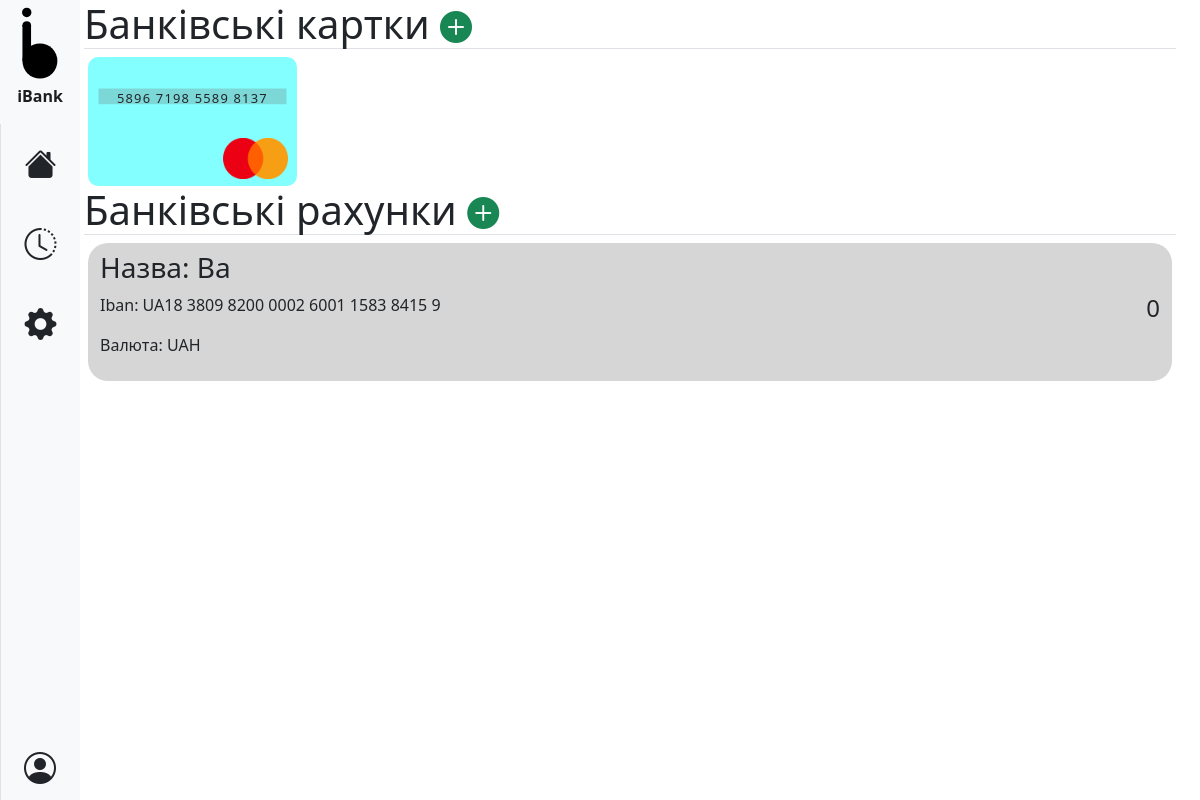
The app's page / (signed in), older data.
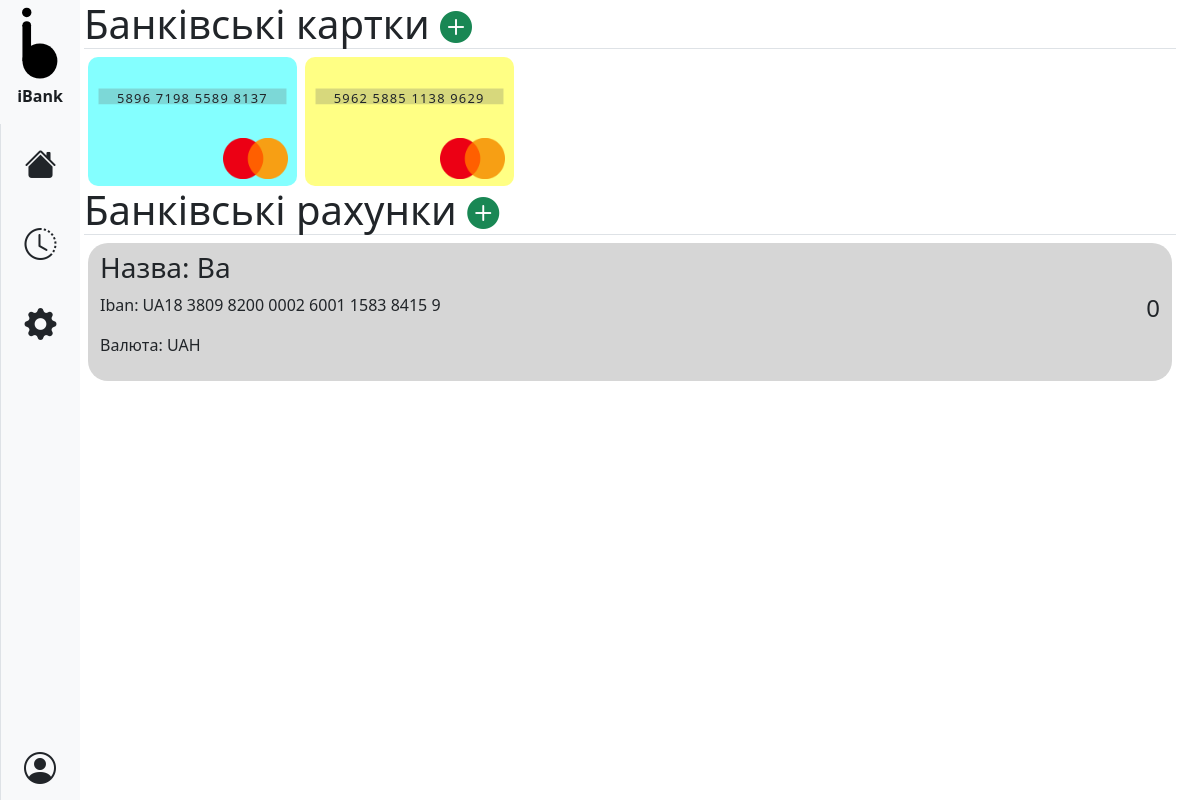
The same page, newer data.
### bank/models.py (models this page shows, shortened)
class Card(models.Model):
    title = models.CharField(_('назва картки'), max_length=100, default='Картка')
    bank_account = models.BigIntegerField(_('банківський рахунок'), null=True)
    card_number = models.CharField(_('номер картки'), max_length=19, unique=True)
    expiry_date = models.CharField(_('термін дії'), max_length=5)
    payment_system = models.CharField(_('платіжна система'), choices=[('visa', 'Visa'), ('mastercard', 'Mastercard')],
                                      max_length=10)
    cvv = models.CharField(max_length=3)
    cardholder_name = models.CharField(_("ім'я власника картки"), max_length=30)
    cardholder_surname = models.CharField(_('прізвище власника картки'), max_length=30)
    cardholder_email = models.EmailField(_('електронна адреса власника картки'), null=True)
    color = models.CharField(_('колір картки'), choices=[('blue', 'Cиній'), ('cyan', 'Бірюзовий'), ('green', 'Зелений'),
                             ('grey', 'Сірий'), ('magenta', 'Пурпурний'), ('orange', 'Оранжевий'),
                             ('purple', 'Фіолетовий'), ('red', 'Червоний'), ('yellow', 'Жовтий')], max_length=9,
                             default='blue')
    def beautiful_number(self):
        num = self.card_number
        return num[0:4] + ' ' + num[4:8] + ' ' + num[8:12] + ' ' + num[12:16]
    class Meta:
        verbose_name = _('картка')
        verbose_name_plural = _('картки')

### bank/views.py (the view)
# urls.py: path('', views.home, name='home'),
@login_required(redirect_field_name=None)
def home(request):
    user = request.user
    raw_cards = Card.objects.all().filter(cardholder_email=user.email)
    raw_bas = BankAccount.objects.all().filter(email=user.email)
    cards = []
    for card in raw_cards:
        cards.append({'title': card.title, 'number': card.beautiful_number(), 'color': card.color,
                      'payment_system': card.payment_system, 'id': card.id})
    bas = []
    for ba in raw_bas:
        bas.append({'title': ba.title, 'currency': ba.currency, 'iban': ba.beautiful_iban(), 'id': ba.id, 'balance': ba.balance})
    try:
        error = request.session['error']
        del request.session['error']
    except KeyError:
        error = None
    try:
        success = request.session['success']
        del request.session['success']
    except KeyError:
        success = None
    return render(request, 'cards.html', {'cards': cards, 'bank_accounts': bas, 'error': error, 'success': success})

### bank/models.py (called while the page is built)
    def beautiful_iban(self):
        iban = self.iban
        return iban[0:4] + ' ' + iban[4:8] + ' ' + iban[8:12] + ' ' + iban[12:16] + ' ' + iban[16:20] + ' ' \
                         + iban[20:24] + ' ' + iban[24:28] + ' ' + iban[28]

### bank/templates/cards.html (shortened to what this page needs)
{% extends 'base.html'%}
{% block page %}
    {% load static %}
    <h1 class="border-bottom w-100">Банківські картки <a href="cards/create"><i class="bi bi-plus-circle-fill text-success text-end"></i></a></h1>
    {% if cards %}
        <div class="row row-cols-1 row-cols-sm-2 row-cols-md-3 row-cols-lg-4 row-cols-xl-5 row-cols-xxl-6 g-3 text-center w-100 ps-2">
        {% for card in cards %}
            <div class="card col px-1">
                <img class="card-color" src="{% static 'images/cards/color/'|add:card.color|add:'.svg' %}">
                <img class="card-payment-system" src="{% static 'images/cards/payment_system/'|add:card.payment_system|add:'.png' %}">
                <p class="card-num"> {{ card.number }}</p>
            </div>
        {% endfor %}
        </div>
    {% else %}
        <div class="w-100 text-start">
            <p class="no-cards text-muted">Схоже, що у вас немає банківських карт<img class="no-cards-img" src="{% static 'images/smiley.png' %}"></p>
        </div>
    {% endif %}
    <h1 class="border-bottom w-100">Банківські рахунки <a href="bank_accounts/create"><i class="bi bi-plus-circle-fill text-success text-end"></i></a></h1>
    <div class="g-3 w-100">
        {% if bank_accounts %}
            {% for ba in bank_accounts %}
                <div class="bank-account row row-cols-1 row-cols-md-2 py-2 mx-1 w-auto">
                    <div class="col-md-8">
                        <h3 class="ba-title">Назва: {{ ba.title }}</h3>
                        <p class="ba-iban">Iban: {{ ba.iban }}</p>
                        <p class="ba-currency">Валюта: {{ ba.currency }}</p>
                    </div>
                    <div class="col-md-4 text-end ba-balance">
                        <h4>{{ ba.balance }}</h4>
                    </div>
                </div>
            {% endfor %}
        {% else %}
            <div class="w-100 text-start">
                <p class="no-ba text-muted">Схоже, що у вас немає банківських рахунків<img class="no-ba-img" src="{% static 'images/smiley.png' %}"></p>
            </div>
        {% endif %}
    </div>
{% endblock %}

Row changes from the older to the newer data that the page shows:
added Card: color (picture), payment_system (picture)
Text that changed along with them:
new list line: "5962 5885 1138 9629"
